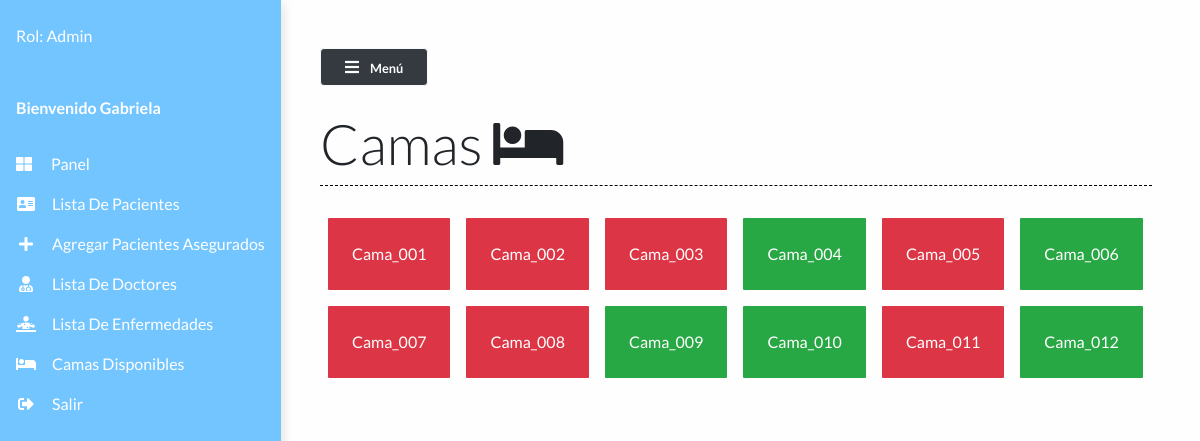
The page /bed_list/ (signed in) on the database its author committed.
### main/models.py (models this page shows)
class Bed(models.Model):
    bed_number = models.CharField(max_length=50)
    occupied = models.BooleanField()
    def __str__(self):
        return self.bed_number

### main/views.py (the view)
# urls.py: path("bed_list/", views.bed_list, name="bed_list"),
def bed_list(request):
    beds = Bed.objects.all()
    context = {'beds':beds}
    return render(request, 'main/bed_list.html', context)

### main/templates/main/bed_list.html
{% extends 'main/base.html' %}
{% load static %}
{% block contentTitle %}
Camas <i class="fa fa-bed"></i>
{% endblock contentTitle %}
{% block content %}
<div class="container">
   <div class="row">
    {% for bed in beds %}
    <div class="
                {% if bed.occupied == True %}
                bg-danger
                {% elif bed.occupied == False %}
                bg-success
                {% endif %}
                grid-box my-2 mx-2 py-4 px-4 text-white">{{ bed }}
            </div>
    {% endfor %}
</div>
{% endblock content %}

### main/templates/main/base.html (shortened to what this page needs)
{% load static %}
<!DOCTYPE html>
<html lang="en">
<head>
  <link rel="stylesheet" href="https://maxcdn.bootstrapcdn.com/bootstrap/4.0.0/css/bootstrap.min.css"
 />
  <link rel="stylesheet" href="https://cdnjs.cloudflare.com/ajax/libs/font-awesome/5.14.0/css/all.min.css"
 />
  <link rel="stylesheet" href="{% static 'styles/base.css' %}" type="text/css" />
  <link rel="stylesheet" href="//code.jquery.com/ui/1.12.1/themes/base/jquery-ui.css">
</head>
<body>
  <div class="vertical-nav" id="sidebar">
    <div class="py-4 px-3 mb-4">
      <div class="media d-flex align-items-center">
        <div class="media-body text-white">
          {% if request.user.is_authenticated %}
          <p class="font-weight-normal mb-0">
            Rol:
            {% if request.user.is_superuser == True %}
            Admin
            {% elif request.user.is_superuser == False and request.user.is_staff == True %}
            Staff
            {% elif request.user.is_superuser == False and request.user.is_staff == False %}
            Doctor
            {% endif %}
          </p>
          {% endif %}
        </div>
      </div>
    </div>
    <p class="text-white font-weight-bold px-3 pb-4 mb-0">
      Bienvenido {{user.first_name}}
    </p>
    <ul class="nav flex-column mb-0">
      <li class="nav-item">
            <a href="{% url 'dashboard' %}" class="nav-link text-white">
              <i class="fa fa-th-large mr-3 text-primary"></i> Panel </a>
      </li>
      {% if request.user.is_authenticated == True %}
      <li class="nav-item">
        <a href="{% url 'patient_list' %}" class="nav-link text-white">
          <i class="fa fa-address-card mr-3 text-primary fa-fw"></i>Lista de pacientes
        </a>
      </li>
      <li class="nav-item">
        <a href="{% url 'add_patient' %}" class="nav-link text-white">
          <i class="fa fa-plus mr-3 text-primary fa-fw"></i>Agregar pacientes asegurados
        </a>
      </li>
      <li class="nav-item">
        <a href="{% url 'doctor_list' %}" class="nav-link text-white">
          <i class="fa fa-user-md mr-3 text-primary fa-fw"></i>Lista de doctores
        </a>
      </li>
      <li class="nav-item">
        <a href="{% url 'enfm_list' %}" class="nav-link text-white">
          <i class="fas fa-diagnoses mr-3 text-primary fa-fw"></i>Lista de enfermedades
        </a>
      </li>
      {% endif %}
      <li class="nav-item">
        <a href="{% url 'bed_list' %}" class="nav-link text-white">
          <i class="fa fa-bed mr-3 text-primary fa-fw"></i>Camas disponibles
        </a>
      </li>
      {% if request.user.is_authenticated == False %}
      <li class="nav-item">
        <a href="{% url 'login' %}" class="nav-link text-white">
          <i class="fa fa-sign-in-alt mr-3 text-primary fa-fw"></i>Login
        </a>
      </li>
      {% else %}
      <li class="nav-item">
        <a href="{% url 'logout' %}" class="nav-link text-white">
          <i class="fa fa-sign-out-alt mr-3 text-primary fa-fw"></i>Salir
        </a>
      </li>
      {% endif %}
    </ul>
  </div>
  <div class="page-content p-5" id="content">
    <button id="sidebarCollapse" class="btn btn-light bg-dark rounded-pill shadow-sm px-4 mb-4" type="button">
      <i class="fa fa-bars mr-2 text-primary"></i>
      <small class="font-weight-bold text-primary">
        Menú
      </small>
    </button>
    <h2 class="display-4 ">{% block contentTitle %}{% endblock contentTitle %}
    </h2>
    <div class="seperator mt-1 mb-4"></div>
    {% block content %}{% endblock content %}
  </div>
</body>
</html>

### static/styles/base.css (style rules this page uses)
body { background: #fffefe; min-height: 100vh; overflow-x: hidden; font-family:Lato,'Helvetica Neue',Helvetica,Arial,sans-serif; }
.vertical-nav { background: #64bfffe6 !important; min-width: 17rem; height: 100vh; position: fixed; top: 0; left: 0; box-shadow: 3px 3px 10px rgba(0, 0, 0, 0.1); transition: all 0.4s; }
.page-content { width: calc(100% -17rem); margin-left: 17rem; transition: all 0.4s; }
.seperator { margin: 3rem 0; border-bottom: 1px dashed #000000; }
.nav-link { text-transform: capitalize; }
.text-primary { color: #fff !important; }
.grid-box { border-radius: 1px; }

### rows shown on the page
Bed: bed_number "Cama_001"
Bed: bed_number "Cama_002"
Bed: bed_number "Cama_003"
Bed: bed_number "Cama_004"
Bed: bed_number "Cama_005"
Bed: bed_number "Cama_006"
Bed: bed_number "Cama_007"
Bed: bed_number "Cama_008"
Bed: bed_number "Cama_009"
Bed: bed_number "Cama_010"
Bed: bed_number "Cama_011"
Bed: bed_number "Cama_012"

### other values the page prints
{{ user.first_name }} "Gabriela"
